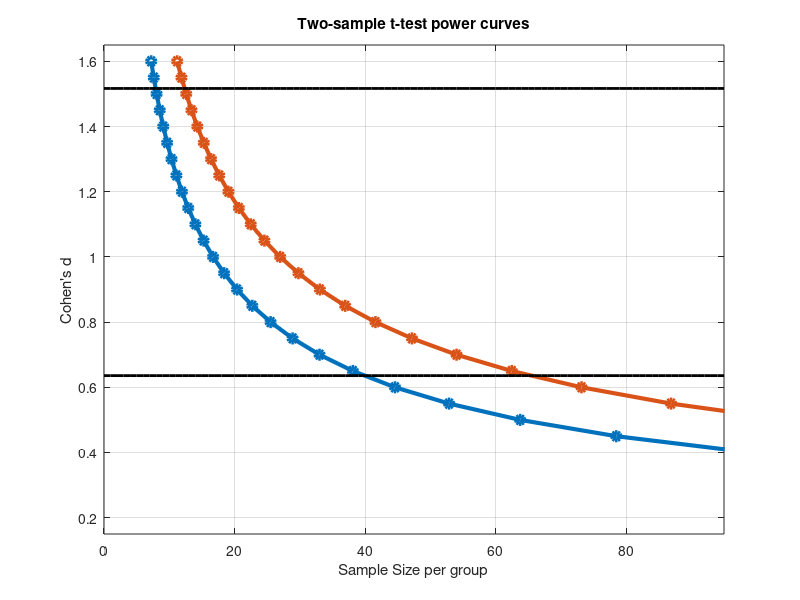
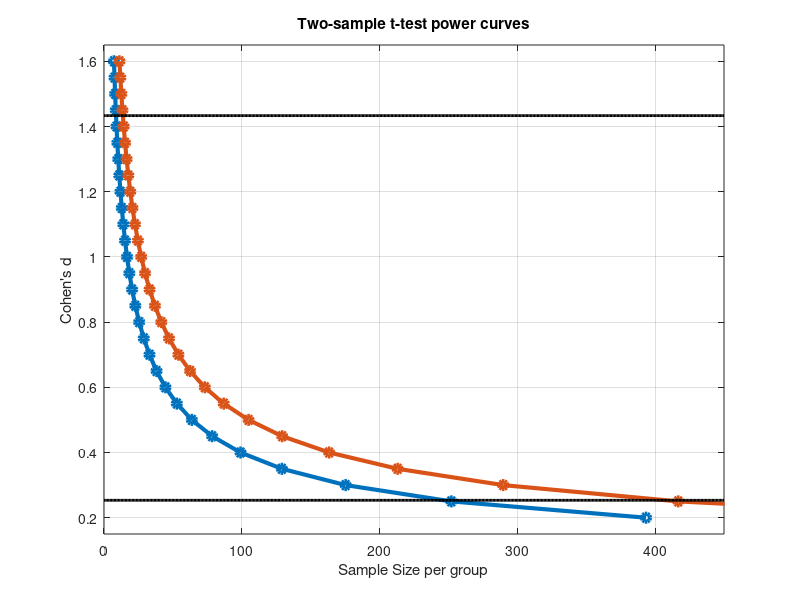

Write the MATLAB code that produced these figures, in order.
% subplots figures 1 & 2
% ----------------------

% read data generated by G-power
data        = importdata('GPower_output.csv'); % assuming already in current directory
effectsized = data.data(:,1);                % Cohens' d values
N80         = data.data(:,2);                % Sample sizes for 80% power
N95         = data.data(:,3);                % Sample sizes for 95% power
CI1         =[0.6357911 1.516707];           % Cohens'd all brain
CI2         =[0.2534431 1.433329];           % Cohens'd right insula
                                             
% plots
figure('Name', 'all brain controls vs meditators'); 
plot(N80./2,effectsized,'-o','LineWidth',3)
hold on; plot(N95./2,effectsized,'-o','LineWidth',3)
box on; grid on; ylabel('Cohen''s d'); xlabel('Sample Size per group')
axis([0 95 0.15 1.65 ]); title('Two-sample t-test power curves')
plot(0:95,repmat(CI1(1),96,1),'-k','LineWidth',2)   % lower bound of the 95% CI
plot(0:95,repmat(CI1(2),96,1),'-k','LineWidth',2)  % higher bound of the 95% CI

figure('Name', 'right insula'); 
plot(N80./2,effectsized,'-o','LineWidth',3)
hold on; plot(N95./2,effectsized,'-o','LineWidth',3)
box on; grid on; ylabel('Cohen''s d'); xlabel('Sample Size per group')
axis([0 450 0.15 1.65 ]); title('Two-sample t-test power curves')
plot(0:450,repmat(CI2(1),451,1),'-k','LineWidth',2)   % lower bound of the 95% CI
plot(0:450,repmat(CI2(2),451,1),'-k','LineWidth',2)  % higher bound of the 95% CI
